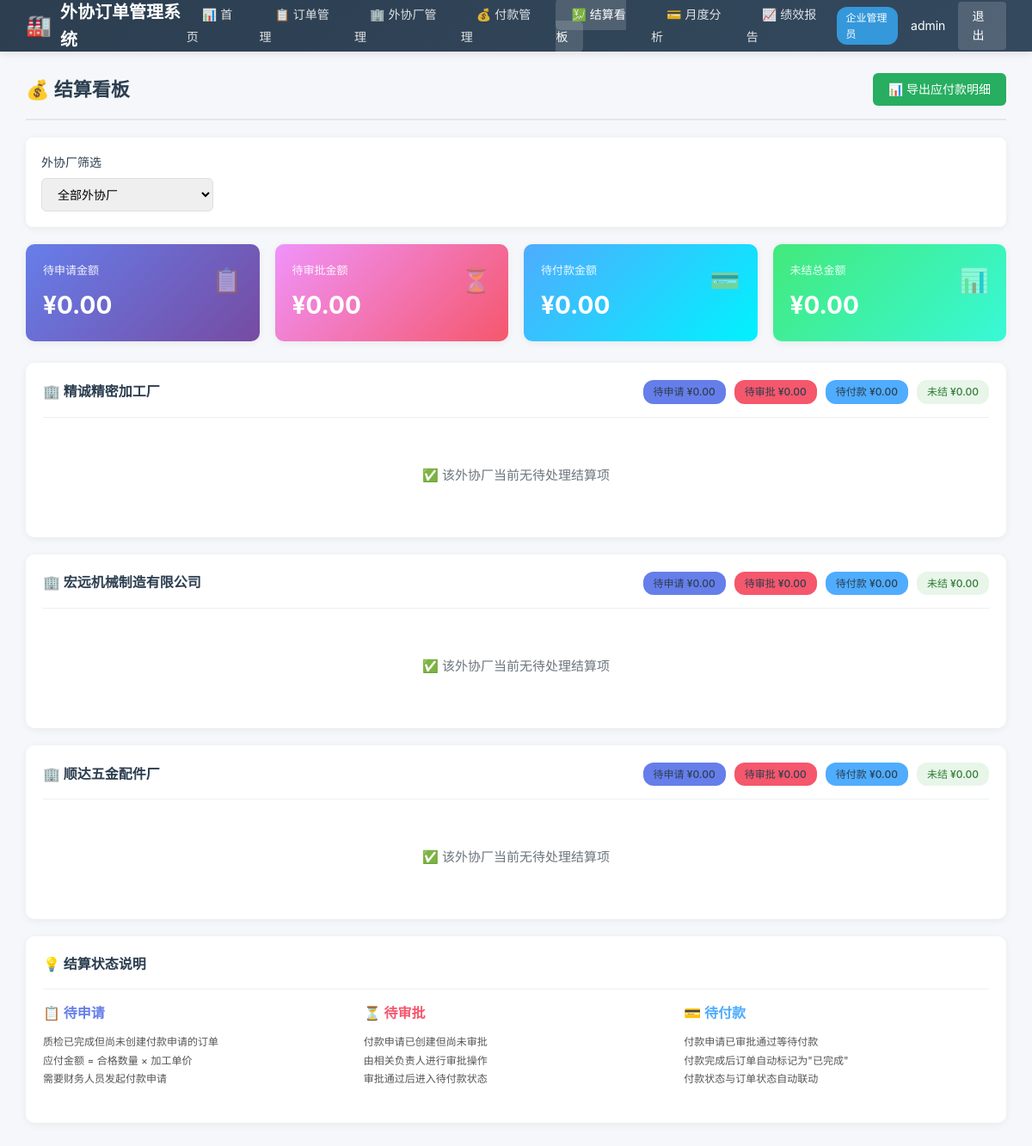
/settlement-dashboard (signed in), run on the app's committed database.
### models.py (models this page shows, shortened)
class User(UserMixin, db.Model):
    __tablename__ = 'users'
    id = db.Column(db.Integer, primary_key=True)
    username = db.Column(db.String(80), unique=True, nullable=False)
    password_hash = db.Column(db.String(256), nullable=False)
    role = db.Column(db.String(20), nullable=False)
    supplier_id = db.Column(db.Integer, db.ForeignKey('suppliers.id'), nullable=True)
    created_at = db.Column(db.DateTime, default=datetime.now)
    supplier = db.relationship('Supplier', backref='users', lazy=True)

class Supplier(db.Model):
    __tablename__ = 'suppliers'
    id = db.Column(db.Integer, primary_key=True)
    name = db.Column(db.String(120), unique=True, nullable=False)
    contact = db.Column(db.String(80))
    phone = db.Column(db.String(30))
    address = db.Column(db.String(256))
    monthly_capacity = db.Column(db.Integer, default=1000)
    created_at = db.Column(db.DateTime, default=datetime.now)
    orders = db.relationship('Order', backref='supplier', lazy=True, foreign_keys='Order.supplier_id')
    def get_pending_quantity(self):
        pending = db.session.query(func.sum(Order.quantity)).filter(
            Order.supplier_id == self.id,
            Order.status.in_(['已下单', '已接单', '生产中', '已发货'])
        ).scalar() or 0
        received = db.session.query(func.sum(Receipt.received_quantity)).join(Order).filter(
            Order.supplier_id == self.id,
            Order.status.in_(['已下单', '已接单', '生产中', '已发货', '部分到货', '已到货', '质检中'])
        ).scalar() or 0
        return pending - received
    def get_unsettled_amount(self):
        total = 0
        for o in Order.query.filter(
            Order.supplier_id == self.id,
            Order.status.in_(['质检完成', '已完成'])
        ).all():
            total += o.get_payable_amount()
        paid = db.session.query(func.sum(PaymentRequest.amount)).filter(
            PaymentRequest.supplier_id == self.id,
            PaymentRequest.status == '已付款'
        ).scalar() or 0
        return total - paid
    def get_pending_apply_amount(self):
        total = 0
        for o in Order.query.filter(
            Order.supplier_id == self.id,
            Order.status == '质检完成'
        ).all():
            if not o.payment_requests:
                total += o.get_payable_amount()
        return total
    def get_pending_approve_amount(self):
        return db.session.query(func.sum(PaymentRequest.amount)).filter(
            PaymentRequest.supplier_id == self.id,
            PaymentRequest.status == '待审批'
        ).scalar() or 0
    def get_pending_pay_amount(self):
        return db.session.query(func.sum(PaymentRequest.amount)).filter(
            PaymentRequest.supplier_id == self.id,
            PaymentRequest.status == '已审批'
        ).scalar() or 0

### app.py (the view)
    @app.route('/settlement-dashboard')
    @login_required
    @role_required('enterprise')
    def settlement_dashboard():
        supplier_filter = request.args.get('supplier_id', type=int)
        suppliers = Supplier.query.all()
        settlement_data = []
        total_pending_apply = 0
        total_pending_approve = 0
        total_pending_pay = 0
        total_unsettled = 0
        for s in suppliers:
            if supplier_filter and s.id != supplier_filter:
                continue
            pending_apply = s.get_pending_apply_amount()
            pending_approve = s.get_pending_approve_amount()
            pending_pay = s.get_pending_pay_amount()
            unsettled = s.get_unsettled_amount()
            total_pending_apply += pending_apply
            total_pending_approve += pending_approve
            total_pending_pay += pending_pay
            total_unsettled += unsettled
            orders_to_apply = []
            for o in Order.query.filter(
                Order.supplier_id == s.id,
                Order.status == '质检完成'
            ).all():
                if not o.payment_requests:
                    orders_to_apply.append(o)
            settlement_data.append({
                'supplier': s,
                'pending_apply': pending_apply,
                'pending_approve': pending_approve,
                'pending_pay': pending_pay,
                'unsettled': unsettled,
                'orders_to_apply': orders_to_apply,
                'pending_payments': PaymentRequest.query.filter_by(
                    supplier_id=s.id, status='待审批'
                ).order_by(PaymentRequest.created_at.desc()).all(),
                'approved_payments': PaymentRequest.query.filter_by(
                    supplier_id=s.id, status='已审批'
                ).order_by(PaymentRequest.created_at.desc()).all(),
            })
        totals = {
            'pending_apply': total_pending_apply,
            'pending_approve': total_pending_approve,
            'pending_pay': total_pending_pay,
            'unsettled': total_unsettled
        }
        return render_template('settlement/dashboard.html',
                               settlement_data=settlement_data,
                               suppliers=suppliers,
                               supplier_filter=supplier_filter,
                               totals=totals)

### templates/settlement/dashboard.html (shortened to what this page needs)
{% extends 'base.html' %}
{% block content %}
<div class="page-header">
    <h1>💰 结算看板</h1>
    <div class="actions">
        <a href="{{ url_for('export_payables') }}" class="btn btn-success">📊 导出应付款明细</a>
    </div>
</div>
<div class="filter-bar">
    <form method="get" class="flex gap-10 flex-wrap align-center" style="width:100%">
        <div class="form-group">
            <label>外协厂筛选</label>
            <select name="supplier_id" class="form-control" onchange="this.form.submit()">
                <option value="">全部外协厂</option>
            </select>
        </div>
    </form>
</div>
<div class="stats-grid">
    <div class="stat-card" style="background:linear-gradient(135deg,#667eea 0%,#764ba2 100%)">
        <div class="stat-icon">📋</div>
        <div class="stat-content">
            <div class="stat-label">待申请金额</div>
            <div class="stat-value">¥{{ '%.2f'|format(totals.pending_apply) }}</div>
        </div>
    </div>
    <div class="stat-card" style="background:linear-gradient(135deg,#f093fb 0%,#f5576c 100%)">
        <div class="stat-icon">⏳</div>
        <div class="stat-content">
            <div class="stat-label">待审批金额</div>
            <div class="stat-value">¥{{ '%.2f'|format(totals.pending_approve) }}</div>
        </div>
    </div>
    <div class="stat-card" style="background:linear-gradient(135deg,#4facfe 0%,#00f2fe 100%)">
        <div class="stat-icon">💳</div>
        <div class="stat-content">
            <div class="stat-label">待付款金额</div>
            <div class="stat-value">¥{{ '%.2f'|format(totals.pending_pay) }}</div>
        </div>
    </div>
    <div class="stat-card" style="background:linear-gradient(135deg,#43e97b 0%,#38f9d7 100%)">
        <div class="stat-icon">📊</div>
        <div class="stat-content">
            <div class="stat-label">未结总金额</div>
            <div class="stat-value">¥{{ '%.2f'|format(totals.unsettled) }}</div>
        </div>
    </div>
</div>
{% for data in settlement_data %}
{% set s = data.supplier %}
<div class="card">
    <div class="card-header">
        <h2>🏢 {{ s.name }}</h2>
        <div class="flex gap-10">
            <span class="badge" style="background:#667eea">待申请 ¥{{ '%.2f'|format(data.pending_apply) }}</span>
            <span class="badge" style="background:#f5576c">待审批 ¥{{ '%.2f'|format(data.pending_approve) }}</span>
            <span class="badge" style="background:#4facfe">待付款 ¥{{ '%.2f'|format(data.pending_pay) }}</span>
            <span class="badge badge-completed">未结 ¥{{ '%.2f'|format(data.unsettled) }}</span>
        </div>
    </div>
    {% if not data.orders_to_apply and not data.pending_payments and not data.approved_payments %}
    <div class="empty-state">
        <p>✅ 该外协厂当前无待处理结算项</p>
    </div>
    {% endif %}
</div>
{% endfor %}
<div class="card">
    <div class="card-header"><h2>💡 结算状态说明</h2></div>
    <div class="form-row">
        <div>
            <h4 style="margin-bottom:10px;color:#667eea">📋 待申请</h4>
            <p class="text-small" style="color:#555;line-height:1.8">
                质检已完成但尚未创建付款申请的订单<br>
                应付金额 = 合格数量 × 加工单价<br>
                需要财务人员发起付款申请
            </p>
        </div>
        <div>
            <h4 style="margin-bottom:10px;color:#f5576c">⏳ 待审批</h4>
            <p class="text-small" style="color:#555;line-height:1.8">
                付款申请已创建但尚未审批<br>
                由相关负责人进行审批操作<br>
                审批通过后进入待付款状态
            </p>
        </div>
        <div>
            <h4 style="margin-bottom:10px;color:#4facfe">💳 待付款</h4>
            <p class="text-small" style="color:#555;line-height:1.8">
                付款申请已审批通过等待付款<br>
                付款完成后订单自动标记为"已完成"<br>
                付款状态与订单状态自动联动
            </p>
        </div>
    </div>
</div>
{% endblock %}

### templates/base.html (shortened to what this page needs)
<!DOCTYPE html>
<html lang="zh-CN">
<head>
    <link rel="stylesheet" href="{{ url_for('static', filename='style.css') }}">
</head>
<body>
{% if current_user.is_authenticated %}
<nav class="navbar">
    <div class="navbar-brand">
        <span class="logo">🏭</span>
        <span>外协订单管理系统</span>
    </div>
    <ul class="navbar-nav">
        <li><a href="{{ url_for('dashboard') }}" class="{% if request.endpoint == 'dashboard' %}active{% endif %}">📊 首页</a></li>
        <li><a href="{{ url_for('list_orders') }}" class="{% if 'orders' in request.endpoint %}active{% endif %}">📋 订单管理</a></li>
        {% if current_user.role == 'enterprise' %}
        <li><a href="{{ url_for('list_suppliers') }}" class="{% if 'suppliers' in request.endpoint %}active{% endif %}">🏢 外协厂管理</a></li>
        <li><a href="{{ url_for('list_payments') }}" class="{% if 'payments' in request.endpoint %}active{% endif %}">💰 付款管理</a></li>
        <li><a href="{{ url_for('settlement_dashboard') }}" class="{% if 'settlement' in request.endpoint %}active{% endif %}">💹 结算看板</a></li>
        <li><a href="{{ url_for('payment_analysis') }}" class="{% if 'payment_analysis' in request.endpoint %}active{% endif %}">💳 月度分析</a></li>
        <li><a href="{{ url_for('performance_report') }}" class="{% if 'performance' in request.endpoint %}active{% endif %}">📈 绩效报告</a></li>
        {% endif %}
    </ul>
    <div class="navbar-user">
        <span class="user-role {{ current_user.role }}">{{ '企业管理员' if current_user.role == 'enterprise' else '外协厂' }}</span>
        <span>{{ current_user.username }}{% if current_user.supplier %} · {{ current_user.supplier.name }}{% endif %}</span>
        <a href="{{ url_for('logout') }}" class="logout-btn">退出</a>
    </div>
</nav>
<div class="main-container">
    {% block content %}{% endblock %}
</div>
{% else %}
    {% block login_content %}{% endblock %}
{% endif %}
</body>
</html>

### static/style.css (style rules this page uses)
* { margin: 0; padding: 0; box-sizing: border-box; }
body { font-family: -apple-system, BlinkMacSystemFont, "Segoe UI", Roboto, "Helvetica Neue", Arial, sans-serif; background: #f5f7fa; color: #2c3e50; line-height: 1.6; }
a { color: #3498db; text-decoration: none; }
.navbar { background: linear-gradient(135deg, #2c3e50, #34495e); padding: 0 30px; height: 60px; display: flex; align-items: center; justify-content: space-between; box-shadow: 0 2px 10px rgba(0,0,0,0.1); position: sticky; top: 0; z-index: 100; }
.navbar-brand { color: white; font-size: 20px; font-weight: 600; display: flex; align-items: center; gap: 10px; }
.navbar-brand .logo { font-size: 24px; }
.navbar-nav { display: flex; list-style: none; gap: 5px; }
.navbar-nav a { color: rgba(255,255,255,0.85); padding: 10px 18px; border-radius: 6px; transition: all 0.2s; font-size: 14px; }
.navbar-nav a:hover, .navbar-nav a.active { background: rgba(255,255,255,0.15); color: white; text-decoration: none; }
.navbar-user { color: white; display: flex; align-items: center; gap: 15px; font-size: 14px; }
.navbar-user .logout-btn { background: rgba(255,255,255,0.15); color: white; padding: 6px 16px; border-radius: 4px; }
.user-role { background: #3498db; padding: 3px 10px; border-radius: 12px; font-size: 12px; }
.main-container { padding: 25px 30px; max-width: 1600px; margin: 0 auto; }
.page-header { display: flex; justify-content: space-between; align-items: center; margin-bottom: 20px; padding-bottom: 15px; border-bottom: 2px solid #e1e8ed; }
.page-header h1 { font-size: 22px; color: #2c3e50; }
.page-header .actions { display: flex; gap: 10px; }
.stats-grid { display: grid; grid-template-columns: repeat(auto-fit, minmax(220px, 1fr)); gap: 18px; margin-bottom: 25px; }
.stat-card { background: white; padding: 20px; border-radius: 10px; box-shadow: 0 2px 8px rgba(0,0,0,0.06); border-top: 3px solid #3498db; }
.stat-card .stat-label { color: #7f8c8d; font-size: 13px; margin-bottom: 8px; }
.stat-card .stat-value { font-size: 28px; font-weight: 700; color: #2c3e50; }
.stat-card .stat-icon { float: right; font-size: 28px; opacity: 0.3; }
.card { background: white; border-radius: 10px; box-shadow: 0 2px 8px rgba(0,0,0,0.06); padding: 20px; margin-bottom: 20px; }
.card-header { padding-bottom: 15px; margin-bottom: 15px; border-bottom: 1px solid #ecf0f1; display: flex; justify-content: space-between; align-items: center; }
.card-header h2 { font-size: 16px; color: #2c3e50; }
.badge { display: inline-block; padding: 4px 12px; border-radius: 12px; font-size: 12px; font-weight: 500; white-space: nowrap; }
.badge-completed { background: #e8f5e9; color: #2e7d32; }
.btn { display: inline-block; padding: 8px 18px; border: none; border-radius: 6px; font-size: 14px; cursor: pointer; transition: all 0.2s; text-decoration: none; font-weight: 500; }
.btn-success { background: #27ae60; color: white; }
.form-row { display: grid; grid-template-columns: repeat(auto-fit, minmax(280px, 1fr)); gap: 18px; margin-bottom: 20px; }
.form-group { margin-bottom: 16px; }
.form-group label { display: block; margin-bottom: 6px; color: #2c3e50; font-weight: 500; font-size: 14px; }
.form-control { width: 100%; padding: 9px 14px; border: 1px solid #dcdfe6; border-radius: 6px; font-size: 14px; transition: border-color 0.2s; font-family: inherit; }
.filter-bar { background: white; padding: 18px; border-radius: 8px; margin-bottom: 20px; box-shadow: 0 2px 8px rgba(0,0,0,0.06); display: flex; gap: 15px; flex-wrap: wrap; align-items: flex-end; }
.filter-bar .form-group { margin-bottom: 0; min-width: 200px; }
.text-small { font-size: 12px; }
.flex { display: flex; }
.gap-10 { gap: 10px; }
.align-center { align-items: center; }
.flex-wrap { flex-wrap: wrap; }
.stat-card { color: white !important; border: none; position: relative; overflow: hidden; }
.stat-card .stat-label { color: rgba(255,255,255,0.9) !important; }
.stat-card .stat-value { color: white !important; }
.stat-card .stat-icon { opacity: 0.4 !important; color: white; }
.empty-state { text-align: center; padding: 40px 20px; color: #6c757d; }
.empty-state p { font-size: 15px; }

### data on the page
User: role "企业管理员", username "admin"
Supplier: name "精诚精密加工厂"
Supplier: name "宏远机械制造有限公司"
Supplier: name "顺达五金配件厂"

### other printed values
{{ '%.2f'|format(totals.pending_apply) }} "0.00"
{{ '%.2f'|format(totals.pending_approve) }} "0.00"
{{ '%.2f'|format(totals.pending_pay) }} "0.00"
{{ '%.2f'|format(totals.unsettled) }} "0.00"
{{ '%.2f'|format(data.pending_apply) }} "0.00" "0.00" "0.00"
{{ '%.2f'|format(data.pending_approve) }} "0.00" "0.00" "0.00"
{{ '%.2f'|format(data.pending_pay) }} "0.00" "0.00" "0.00"
{{ '%.2f'|format(data.unsettled) }} "0.00" "0.00" "0.00"
